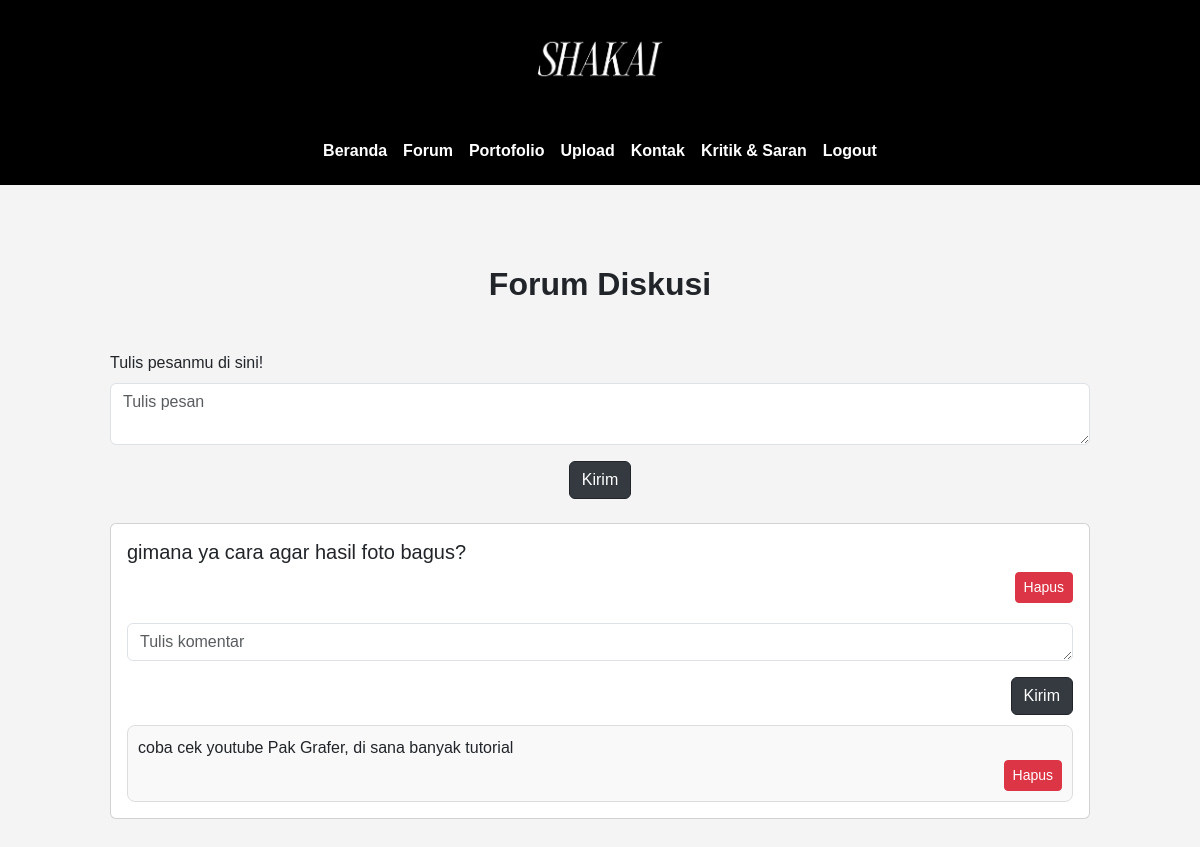
The app's page /Shakai/index_admin.php?page=forum (signed in) with its own data.
### tables this page shows
CREATE TABLE `topics` (
  `id` int(11) NOT NULL,
  `topic` text NOT NULL,
  `created_at` timestamp NOT NULL DEFAULT current_timestamp()
);

CREATE TABLE `comments` (
  `id` int(11) NOT NULL,
  `topic_id` int(11) NOT NULL,
  `comment` text NOT NULL,
  `created_at` timestamp NOT NULL DEFAULT current_timestamp()
);

### Shakai/forumAdmin.php (the view, shortened to what this page needs)
<?php
include "koneksi.php";
$topics = mysqli_query($koneksi, "SELECT * FROM topics ORDER BY created_at DESC");
?>
<!DOCTYPE html>
<html lang="id">
<head>
    <link href="https://cdn.jsdelivr.net/npm/bootstrap@5.3.3/dist/css/bootstrap.min.css" rel="stylesheet">
</head>
<body>
    <div class="container">
        <h2 class="text-center mb-5"><b>Forum Diskusi</b></h2>
        <form method="POST" class="mb-4">
            <div class="mb-3">
                <label for="topic" class="form-label">Tulis pesanmu di sini!</label>
                <textarea name="topic" id="topic" class="form-control" rows="2" placeholder="Tulis pesan" required></textarea>
            </div>
            <div class="text-center">
                <button type="submit" name="new_topic" class="btn btn-dark">Kirim</button>
            </div>
        </form>
        <?php while ($topic = mysqli_fetch_assoc($topics)): ?>
            <div class="card mb-3" id="topic-<?php echo $topic['id']; ?>">
                <div class="card-body">
                    <h5><?php echo htmlspecialchars($topic['topic']); ?></h5>
                    <form method="POST" class="delete-topic-form" style="text-align: right;">
                        <button type="submit" name="delete_topic" class="btn btn-danger btn-sm">Hapus</button>
                    </form>
                    <form method="POST" class="comment-box">
                        <div class="mb-3">
                            <textarea name="comment" class="form-control" rows="1" placeholder="Tulis komentar" required></textarea>
                        </div>
                        <div class="text-end">
                            <button type="submit" name="new_comment" class="btn btn-dark">Kirim</button>
                        </div>
                    </form>
                    <?php
                    $topic_id = $topic['id'];
                    $comments = mysqli_query($koneksi, "SELECT * FROM comments WHERE topic_id = $topic_id ORDER BY created_at DESC");
                    while ($comment = mysqli_fetch_assoc($comments)): ?>
                        <div class="comment-container">
                            <p><?php echo htmlspecialchars($comment['comment']); ?></p>
                            <form method="POST" class="delete-comment-form" style="text-align: right;">
                                <button type="submit" name="delete_comment" class="btn btn-danger btn-sm">Hapus</button>
                            </form>
                        </div>
                    <?php endwhile; ?>
                </div>
            </div>
        <?php endwhile; ?>
    </div>
</body>
</html>

### Shakai/styles.css (style rules this page uses)
body { font-family: Arial, sans-serif; background-color: #f4f4f4; margin: 0; padding: 0; }
.container { padding: 20px; }

### Shakai/forumAdmin.php (style rules this page uses)
body { font-family: Arial, sans-serif; background-color: #f4f4f4; }
.comment-box { margin-top: 20px; }
.comment-container { border: 1px solid #ddd; border-radius: 8px; padding: 10px; margin-top: 10px; background-color: #f9f9f9; }
.comment-container p { margin: 0; }
.form-label, .form-control { font-family: Arial, sans-serif; }
.btn-dark { background-color: #343a40; color: white; }
.container { padding: 80px; }

### records on screen
topics: topic "gimana ya cara agar hasil foto bagus?"
comments: comment "coba cek youtube Pak Grafer, di sana banyak tutorial"
